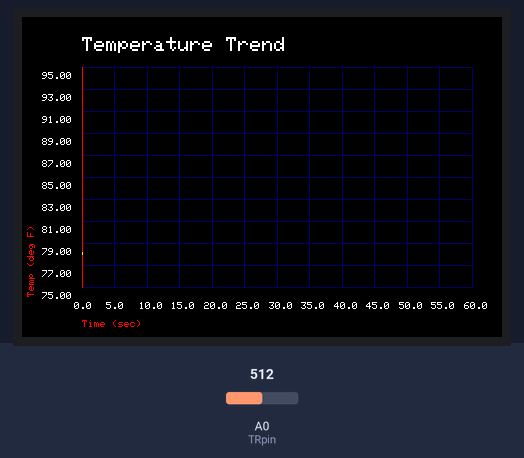
Recording of a sketch running on a simulated Arduino Mega 2560, built with avr-gcc and run on an emulated ATmega2560. Shown: 480×320 colour display. The inputs (shaded band) are chosen by the test bench; at power-on: A0 (TRpin) = 512.

Above: at 1.6 s.
1.7 s: A0 (TRpin) set to 716
3.5 s: A0 (TRpin) set to 511
At 4.5 s:
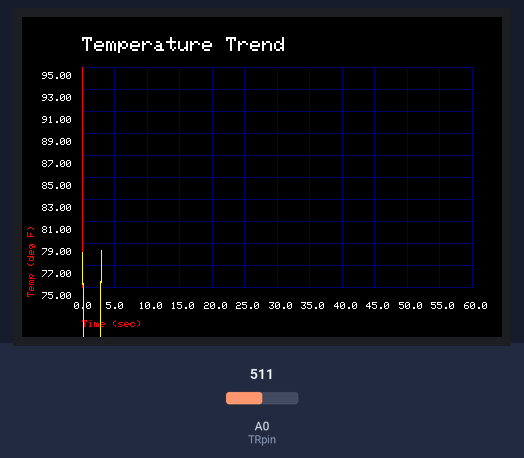
6.5 s: A0 (TRpin) set to 306
At 8.1 s:
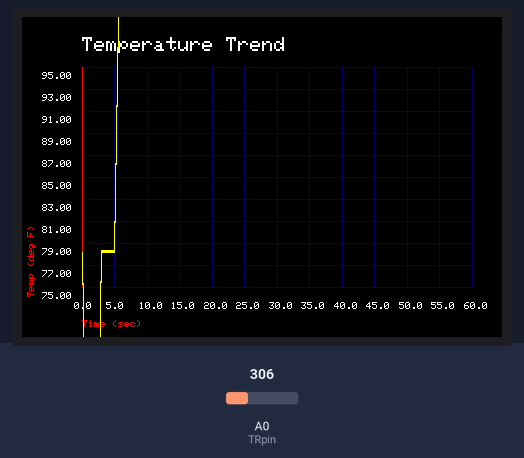
Timing chart, 0 to 9.6 s (numbered marks = the images above; inputs shaded):
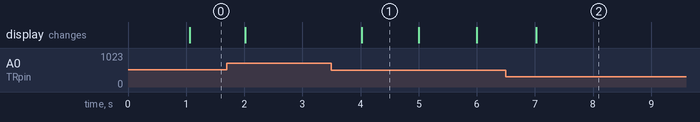

Measured:
- after the input at 3.5 s, the display: changes after 0.52 s (image 1)

The sketch:

Thermistor-480x320.ino
```cpp
/*

  This program provides cartesian type graph function

  It requires and Arduino Mega (or UNO) and an Adafruit 3.5" TFT 320x480 + Touchscreen Breakout Board
  https://learn.adafruit.com/adafruit-3-5-color-320x480-tft-touchscreen-breakout/overview

  Note: other LCD's could be used but will require some modifications to this code

  Adafruit libraries
  https://github.com/adafruit/Adafruit_HX8357_Library/archive/master.zip
  https://github.com/adafruit/Adafruit-GFX-Library/archive/master.zip

  optional touch screen libraries
  https://github.com/adafruit/Touch-Screen-Library/archive/master.zip

  Revisions
  rev     date        author      description
  1       12-24-2015  kasprzak    initial creation


  This pin setting will also operate the SD card

  Pin settings

  Arduino   device
  5V        Vin
  GND       GND
  A0
  A1
  A2         Y+ (for touch screen use)
  A3         X- (for touch screen use)
  A4
  A5
  1
  2
  3
  4         CCS (42 for mega)
  5
  6
  7         Y- (44 for mega)
  8         X+ (46 for mega)
  9         DC (48 on mega * change define)
  10        CS (53 for mega * change define)
  11        MOSI (51 for mega)
  12        MISO  (50 for mega)
  13        CLK (SCK) (52 for mega)
  44        Y- (for touch screen only)
  46        X+ (for touch screen only)
  48        DC
  SDA
  SLC

*/
// #include "TouchScreen.h"
#include "Adafruit_GFX.h"
#include "Adafruit_HX8357.h"

#define TFT_CS 53
#define TFT_DC 48
#define TFT_RST 8 // RST can be set to -1 if you tie it to Arduino's reset
#define SD_CCS 42


#define LTBLUE    0xB6DF
#define LTTEAL    0xBF5F
#define LTGREEN   0xBFF7
#define LTCYAN    0xC7FF
#define LTRED     0xFD34
#define LTMAGENTA 0xFD5F
#define LTYELLOW  0xFFF8
#define LTORANGE  0xFE73
#define LTPINK    0xFDDF
#define LTPURPLE  0xCCFF
#define LTGREY    0xE71C

#define BLUE      0x001F
#define TEAL      0x0438
#define GREEN     0x07E0
#define CYAN      0x07FF
#define RED       0xF800
#define MAGENTA   0xF81F
#define YELLOW    0xFFE0
#define ORANGE    0xFC00
#define PINK      0xF81F
#define PURPLE    0x8010
#define GREY      0xC618
#define WHITE     0xFFFF
#define BLACK     0x0000

#define DKBLUE    0x000D
#define DKTEAL    0x020C
#define DKGREEN   0x03E0
#define DKCYAN    0x03EF
#define DKRED     0x6000
#define DKMAGENTA 0x8008
#define DKYELLOW  0x8400
#define DKORANGE  0x8200
#define DKPINK    0x9009
#define DKPURPLE  0x4010
#define DKGREY    0x4A49
#define TS_MINX 110
#define TS_MINY 80
#define TS_MAXX 900
#define TS_MAXY 940
#define YP A2  // must be an analog pin, use "An" notation!
#define XM A3  // must be an analog pin, use "An" notation!
#define YM 44
#define XP 46

double idletime , currtime , prevtime;
int TRpin = A0;
double temp, x, y;

Adafruit_HX8357 display = Adafruit_HX8357(TFT_CS, TFT_DC);

boolean display1 = true;
double ox , oy ;

void setup() {
  Serial.begin(9600);

  display.begin(HX8357D);
  display.fillScreen(BLACK);
  display.setRotation(3);
  pinMode(TRpin, INPUT);

  x = 0;

}


void loop(void) {

  currtime = millis() / ( 1000.0);
  idletime = currtime - prevtime;


  if (idletime >= 1 & currtime <= 60 ) {

    temp = GetTemp( TRpin);

    Graph(display, x, temp, 60, 270, 390, 220, 0, 60, 5 , 75, 95, 2, "Temperature Trend", "Time (sec)", "Temp (deg F)", DKBLUE, RED, YELLOW, WHITE, BLACK, display1);
    prevtime = currtime;
    x++;
  }

}

/*

  function to draw a cartesian coordinate system and plot whatever data you want
  just pass x and y and the graph will be drawn

  huge arguement list
  &d name of your display object
  x = x data point
  y = y datapont
  gx = x graph location (lower left)
  gy = y graph location (lower left)
  w = width of graph
  h = height of graph
  xlo = lower bound of x axis
  xhi = upper bound of x asis
  xinc = division of x axis (distance not count)
  ylo = lower bound of y axis
  yhi = upper bound of y asis
  yinc = division of y axis (distance not count)
  title = title of graph
  xlabel = x asis label
  ylabel = y asis label
  gcolor = graph line colors
  acolor = axi ine colors
  pcolor = color of your plotted data
  tcolor = text color
  bcolor = background color
  &redraw = flag to redraw graph on fist call only
*/


void Graph(Adafruit_HX8357 & d, double x, double y, double gx, double gy, double w, double h, double xlo, double xhi, double xinc, double ylo, double yhi, double yinc, String title, String xlabel, String ylabel, unsigned int gcolor, unsigned int acolor, unsigned int pcolor, unsigned int tcolor, unsigned int bcolor, boolean & redraw) {

  double ydiv, xdiv;
  double i;
  double temp;
  int rot, newrot;
  static int cRot = 0;
  if (redraw == true) {

    redraw = false;
    // initialize old x and old y in order to draw the first point of the graph
    // but save the transformed value
    // note my transform funcition is the same as the map function, except the map uses long and we need doubles
    ox = (x - xlo) * ( w) / (xhi - xlo) + gx;
    oy = (y - ylo) * (gy - h - gy) / (yhi - ylo) + gy;
    // draw y scale
    for ( i = ylo; i <= yhi; i += yinc) {
      // compute the transform
      temp =  (i - ylo) * (gy - h - gy) / (yhi - ylo) + gy;

      if (i == 0) {
        d.drawLine(gx, temp, gx + w, temp, acolor);
      }
      else {
        d.drawLine(gx, temp, gx + w, temp, gcolor);
      }
      // draw the axis labels
      d.setTextSize(1);
      d.setTextColor(tcolor, bcolor);
      d.setCursor(gx - 40, temp + 5);
      // precision is default Arduino--this could really use some format control
      d.println(i);
    }
    // draw x scale
    for (i = xlo; i <= xhi; i += xinc) {

      // compute the transform
      temp =  (i - xlo) * ( w) / (xhi - xlo) + gx;
      if (i == 0) {
        d.drawLine(temp, gy, temp, gy - h, acolor);
      }
      else {
        d.drawLine(temp, gy, temp, gy - h, gcolor);
      }
      // draw the x axis labels
      d.setTextSize(1);
      d.setTextColor(tcolor, bcolor);
      d.setCursor(temp - 010, gy + 15);
      // precision is default Arduino--this could really use some format control
      d.println(i, 1);
    }

    //now draw the graph labels
    d.setTextSize(2);
    d.setTextColor(tcolor, bcolor);
    d.setCursor(gx , gy - h - 30);
    d.println(title);

    d.setTextSize(1);
    d.setTextColor(acolor, bcolor);
    d.setCursor(gx , gy + 33);
    d.println(xlabel);

    cRot = d.getRotation();

    d.setRotation(abs(cRot - 5));

    d.setTextSize(1);
    d.setTextColor(acolor, bcolor);
    d.setCursor(gx - 20, gy - h - 45);
    d.println(ylabel);
    d.setRotation(cRot);
  }

  // the coordinates are now drawn, plot the data
  // the entire plotting code are these few lines...
  // recall that ox and oy are initialized above
  x =  (x - xlo) * ( w) / (xhi - xlo) + gx;
  y =  (y - ylo) * (gy - h - gy) / (yhi - ylo) + gy;
  d.drawLine(ox, oy, x, y, pcolor);
  // it's up to you but drawing 2 more lines to give the graph some thickness
  d.drawLine(ox, oy + 1, x, y + 1, pcolor);
  d.drawLine(ox, oy - 1, x, y - 1, pcolor);
  ox = x;
  oy = y;

}

/*

  End of graphing function

*/


double GetTemp(int pin) {
  int i;
  double a1, b1, c1, d1, r2, r1, volts, tempC, tempF, tempK;
  a1 = 3.354016E-03 ;
  b1 = 2.569850E-04 ;
  c1 = 2.620131E-06 ;
  d1 = 6.383091E-08 ;

  // read the temp
  volts =   analogRead(pin);
  volts = volts / 204.6;

  // voltage divider calculation
  // vo = 5 * r2 /(r1+r2)
  // solve for r2
  // get the exact value for voltage divider r1
  r1 = 9730;
  r2 = ( volts * r1) / (5.0 - volts);

  //equation from data sheet
  tempK = 1.0 / (a1 + (b1 * (log(r2 / 10000.0))) + (c1 * pow(log(r2 / 10000.0), 2)) + (d1 * pow(log(r2 / 10000.0), 3)));
  tempC  = ((tempK - 273.15) );
  tempF  = (tempC * 1.8000) + 32.00;
  return tempF;

}
```
